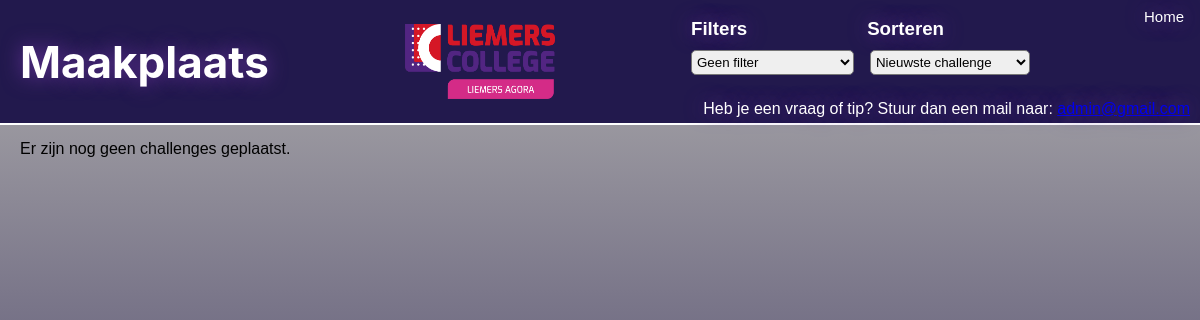
/forum, run on an earlier commit of the app's database.
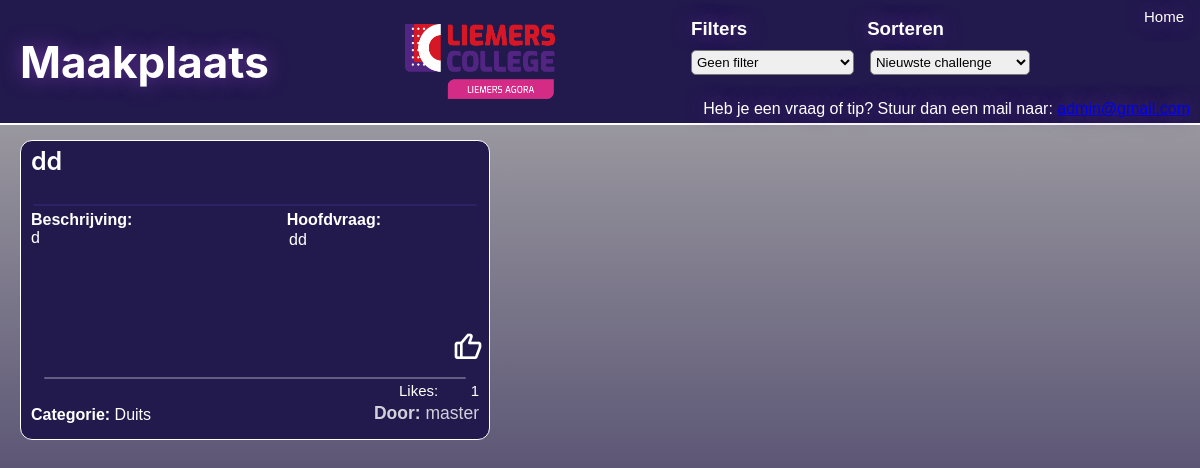
And on a later commit of the database.
### models.py (models this page shows, shortened)
class Todo(db.Model):
    id = db.Column(db.Integer, primary_key=True)
    date_created = db.Column(db.DateTime(timezone=True), default=lambda: datetime.now(timezone.utc))
    likes = db.Column(db.Integer, default=0)
    name = db.Column(db.String(100), nullable=False)
    title = db.Column(db.String(100), nullable=False)
    main_question = db.Column(db.String(200), nullable=False)
    sub_questions = db.Column(db.String(500), nullable=False)
    description = db.Column(db.Text, nullable=False)
    end_product = db.Column(db.Text, nullable=False)
    category = db.Column(db.String(50), nullable=False)
    image = db.Column(db.String(100), nullable=True)
    approved = db.Column(db.Boolean, default=False)
    author_id = db.Column(db.Integer, db.ForeignKey('user.id'), nullable=False)

### app.py (the view)
@app.route('/forum')
def forum():
    vakfilter = request.args.get('vakfilter', '')
    sortfilter = request.args.get('sortfilter', 'newest')
    username = current_user.username if current_user.is_authenticated else None
    query = Todo.query
    if not (current_user.is_authenticated and current_user.is_admin):
        query = query.filter_by(approved=True)
    if vakfilter:
        query = query.filter_by(category=vakfilter)
    if sortfilter == 'personal':
        if current_user.is_authenticated:
            query = query.join(User).filter(User.username == current_user.username)
        else:
            flash('log in to filter by own challenge', "error")
    elif sortfilter == 'newest':
        query = query.order_by(Todo.date_created.desc())
    elif sortfilter == 'oldest':
        query = query.order_by(Todo.date_created.asc())
    elif sortfilter == 'likes':
        query = query.order_by(Todo.likes.desc())
    tasks = query.all()
    return render_template('forum.html', tasks=tasks, sortfilter=sortfilter)

### templates/forum.html (shortened to what this page needs)
{% extends 'base.html' %}
{% block head %}
{{ super()}}
    <link rel="stylesheet" href="{{ url_for('static', filename='css/forum.css') }}">
    <link rel="stylesheet" href="{{ url_for('static', filename='css/card.css') }}">
    <link href="https://unpkg.com/boxicons@2.1.4/css/boxicons.min.css" rel="stylesheet">
{% endblock %}
{% block body %}
<div class="top-color position-fixed">
    <h1>Maakplaats</h1>
    <div class="contact">
        <p>Heb je een vraag of tip? Stuur dan een mail naar: <a href="mailto:develloperdesli@gmail.com">admin@gmail.com</a></p>
    </div>
    <div class="logo">
       <a href="https://liemersagora.beezer.com/" target="_blank">
        <img class="logo" src="{{ url_for('static', filename='pictures/logo.png') }}" alt="Logo"></a>
    </div>
    <div class="module-container">
        <a href="{{url_for('index')}}" class="module-button">
            <p class="module-tekst">Home</p>
        </a>
    </div>
    <div class="filter-container">
        <div class="filter-text">
        <h3>Filters</h3>
        <h3>Sorteren</h3>
    </div>
    <form class="filters" action="/forum" method="GET">
        <select name="vakfilter" class="filterselect" onchange="this.form.submit()">
          <option value="">Geen filter</option>
        </select>
        <select name="sortfilter" class="filterselect" onchange="this.form.submit()">
          <option value="newest" {% if request.args.get('sortfilter') == 'newest' %}selected{% endif %}>Nieuwste challenge</option>
        </select>
      </form>
    </div>
</div>
<div class="container">
    {% for task in tasks %}
        {% include 'components/card.html' %}
    {% else %}
        <p>Er zijn nog geen challenges geplaatst.</p>
    {% endfor %}
</div>
{% endblock %}

### templates/base.html (shortened to what this page needs)
<!DOCTYPE html>
<html lang="en">
  <head>
    {% block head %}
    <link
      rel="stylesheet"
      href="{{url_for('static', filename='css/base.css') }}"
    />
    <link
      rel="stylesheet"
      href="{{url_for('static', filename='css/main.css') }}"
    />
    {% endblock %}
  </head>
  <body>
    {% block body %}{% endblock %}
  </body>
</html>

### templates/components/card.html (shortened to what this page needs)
<div class="card card-glow" onclick="handleCardClick(event, '{{ url_for('fullcard', id=task.id) }}')" style="cursor: pointer;">
  <h2 class="title">{{ task.title }}</h2>
  <div class="card-bottom">
    <p class="author"><strong>Door:</strong> {{ task.name }}</p>
    <p class="category"><strong>Categorie:</strong> {{ task.category }}</p>
  </div>
  <div class="info-container">
  <p class="headquestion">
    <strong>Hoofdvraag:</strong><br />
    <div class="headquestion-info">{{ task.main_question }}</div>
  </p>
  <p class="challenge-info">
    <strong>Beschrijving:</strong><br />
    {{ task.description }}
  </p>
  </div>
   <div class="like-button" data-id="{{ task.id }}">
  <button type="button">
    <i class="bx {% if task.id in liked_tasks %}bxs-like liked{% else %}bx-like unliked{% endif %}"></i>
  </button>
  <div class="like-count-container">
    <label class="label-like-count">Likes:</label>
    <span class="like-count">{{ task.likes }}</span>
  </div>
 </div>
</div>

### static/css/base.css (style rules this page uses)
:root { --color-primary: #4c2178; --color-secondary: #383838; --color-accent: #d42b87; --color-background: #22194d; --color-text: #010101; }
body { background-color: var(--color-background); color: var(--color-text); }
* { box-sizing: border-box; margin: 0; padding: 0; }

### static/css/main.css (style rules this page uses)
body { margin: 0; font-family: sans-serif; }

### static/css/forum.css (style rules this page uses)
body { font-family: Arial, Helvetica, sans-serif; background-color: #afaeae; background: fixed linear-gradient(#afaeae, #22194d); width: 100%; }
.logo { width: 150px; height: 75px; cursor: pointer; position: relative; top: 0px; left: 0px; }
.top-color { padding: 10px 20px; display: flex; gap: 1rem; flex-wrap: nowrap; text-shadow: rebeccapurple 0 0 20px; position: fixed; width: 100%; background-color: #22194d; left: 0px; top: 0px; height: auto; min-height: 125px; z-index: 1000; align-items: center; justify-content: space-between; box-sizing: border-box; border-bottom: 2px solid white; }
.filter-container { position: relative; display: flex; flex-direction: column; margin-right: 150px; top: -15px; }
.filter-text { position: relative; display: flex; gap: 120px; align-items: center; padding: 0; flex: 1; }
.filters { position: relative; display: flex; gap: 1rem; align-items: center; flex-wrap: wrap; }
.filterselect { padding: 1px; border-radius: 5px; height: 25px; margin-top: 10px; min-width: 160px; }
h1 { justify-content: center; text-align: center; color: white; font-family: "Inter", sans-serif; font-weight: 700; }
.position-fixed { position: fixed; }
.module-container { right: 0px; position: fixed; top: 0px; display: flex; align-items: center; gap: 10px; z-index: 1001; }
h3 { color: white; margin: 0; }
.module-button { border: none; cursor: pointer; display: inline-flex; align-items: center; gap: 5px; font-size: 15px; color: white; text-decoration: none; border-radius: 5px; padding: 8px 16px; background: none; transition: background-color 0.2s; }
.contact { position: absolute; color: white; top: 100px; right: 10px; z-index: 1000; }
select { cursor: pointer; }
@media (min-width: 1024px) { h1 { font-size: 2.75rem; } }

### static/css/card.css (style rules this page uses)
.like-button button { font-size: 32px; position: absolute; bottom: 70px; right: 5px; cursor: pointer; border: none; background: transparent; color: white; transition: transform 0.2s ease; }
button { cursor: pointer; }
.like-count { color: white; font-size: 15px; }
.label-like-count { font-size: 15px; color: white; }
.like-count-container { position: absolute; display: flex; justify-content: space-between; align-items: center; gap: 0px; bottom: 40px; right: 10px; width: 80px; }
.container { display: grid; grid-template-columns: repeat(auto-fit, minmax(300px, 1fr)); gap: 30px; padding: 20px; position: relative; top: 120px; }
.card { position: relative; width: 470px; height: 27.5vh; min-height: 300px; background-color: #22194d; color: white; display: flex; justify-content: space-between; border-radius: 12px; transition: 0.2s ease; border: 0.5px solid white; }
.card::before { content: ""; position: absolute; bottom: 60px; width: 90%; right: 5%; height: 2.5px; border-radius: 5px; background-color: rgba(255, 255, 255, 0.3); }
.card::after { content: ""; position: absolute; top: 62.5px; width: 95%; right: 2.5%; height: 2.5px; border-radius: 5px; background-color: #2d2267; }
.info-container { position: relative; margin-top: 20px; width: 100%; height: 50vh; padding: 20px; }
.author { font-size: 17.5px; opacity: 0.8; position: absolute; bottom: 15px; right: 10px; max-width: 300px; word-wrap: break-word; }
select { cursor: pointer; }
.challenge-info { position: absolute; left: 10px; top: 50px; max-width: 250px; word-wrap: break-word; white-space: normal; overflow: visible; }
.headquestion { position: absolute; top: 50px; width: 200px; right: 108px; justify-content: center; text-align: center; white-space: normal; word-wrap: break-word; word-break: break-word; text-align: right; }
.category { position: absolute; left: 10px; bottom: 15px; }
.title { position: absolute; left: 10px; top: 5px; font-size: 25px; max-width: 97.5%; max-height: 100px; overflow: hidden; white-space: normal; word-wrap: break-word; font-family: "Inter", sans-serif; font-weight: 600; }
.headquestion-info { position: absolute; right: 0px; top: 70px; width: 200px; white-space: normal; word-wrap: break-word; word-break: break-word; height: auto; max-height: 100px; overflow-y: auto; }

What changed in the data, as far as the page shows it:
added Todo: title "dd", name "master", category "Duits", main_question "dd", description "d", likes "1"
Also different on the page:
text no longer shown: "Er zijn nog geen challenges geplaatst."
